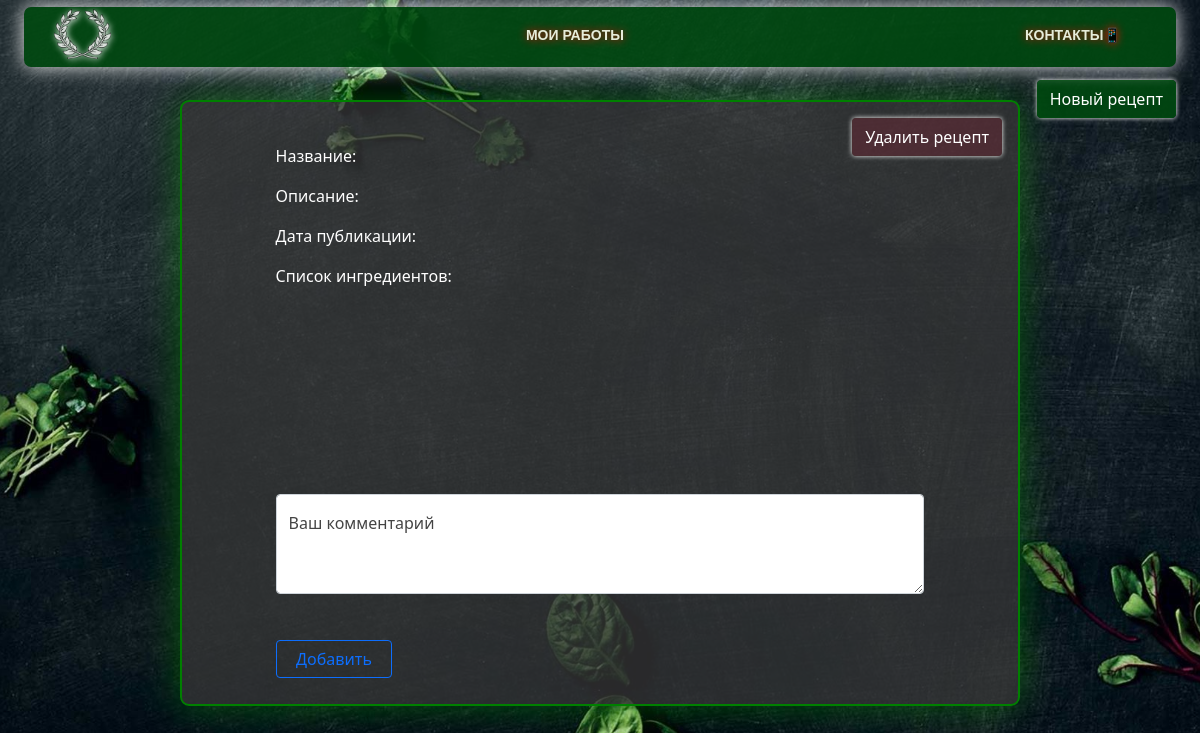
The app's page /recept/62/, older data.
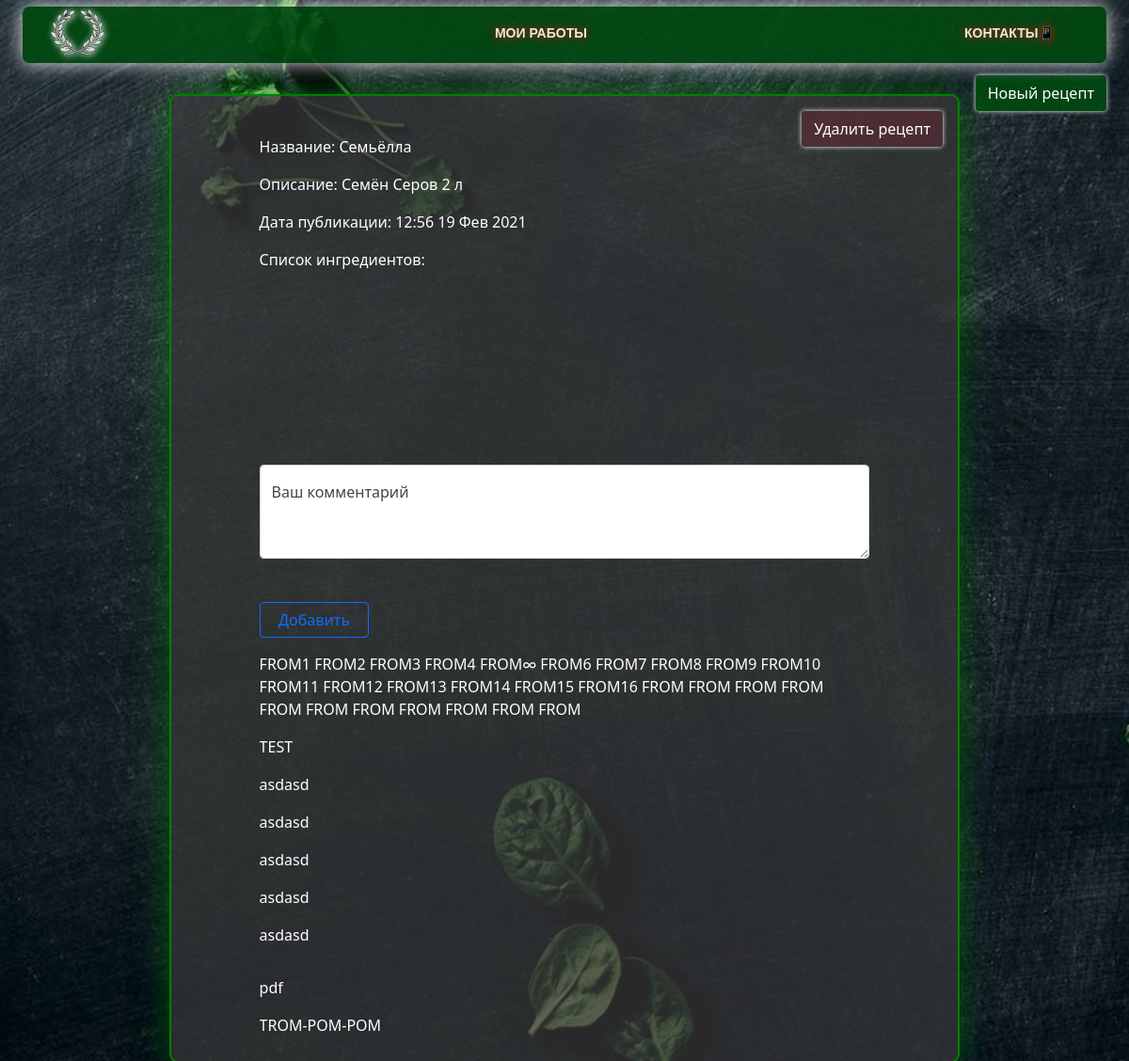
The same page, newer data.
### gluten/models.py (models this page shows, shortened)
class Recept(models.Model):
    name = models.CharField(default='',max_length=200)
    types = models.ForeignKey(Categor,default=0,on_delete=models.CASCADE)
    comp = jsonfield.JSONField(default='')
    description = models.CharField(default='',max_length=200)
    pub_date = models.DateTimeField(default=now,blank=True)
    likes = models.IntegerField(default=0)
    img = models.ImageField(upload_to ='uploads/', default='none.png')

class Comment(models.Model):
    recept = models.ForeignKey(Recept, on_delete=models.CASCADE)
    comment_text = models.CharField(default='Default',max_length=200)
    img = models.ImageField(upload_to ='uploads/Comments/', blank=True)
    pub_date = models.DateTimeField(default=now,blank=True)

### gluten/views.py (the view)
# urls.py: path('recept/<int:recept_id>/', views.CurRec, name='recept'),
def CurRec(request, recept_id):
    try:
        data =[]
        data.append(list(Recept.objects.filter(id=recept_id).values()))
        data.append(list(Text.objects.filter(recept=recept_id).values()))
        data.append(list(Comment.objects.filter(recept=recept_id).values().order_by('-pub_date')))
    except Recept.DoesNotExist:
        raise Http404("Recept does not exist")
    return render(request, 'recept.html', {'recept': data})

### templates/recept.html (shortened to what this page needs)
{% extends 'base.html' %}
{% load static %}
{% block content %}
<div id="recept">
    <button type="button" onclick="location.href = '/delete/{{ recept.0.0.id }}/'" class="btn btn-primary del_recept">
        Удалить рецепт
    </button>
    <div id="recept_block">
        <div class="recept_content">
            <p>Название: {{ recept.0.0.name }}</p>
            <p>Описание: {{ recept.0.0.description }}</p>
            <p>Дата публикации: {{recept.0.0.pub_date|time:"H:i"}} {{ recept.0.0.pub_date|date:"d M Y" }}</p>
            <p>Список ингредиентов:</p>
            <svg><use xlink:href="{% static 'like-svgrepo-com.svg' %}"></use></svg>
            <p><img src="" ></p>
        </div>
        <form action="{% url 'add_com' recept.0.0.id %}" method="post" enctype="multipart/form-data">
            <div class="mb-3">
                <div class="form-floating">
                    <textarea  name="text" class="form-control" placeholder="Leave a comment here" id="floatingTextarea2" style="height: 100px"></textarea>
                    <label style="color: #444;" for="floatingTextarea2">Ваш комментарий</label>
                </div>
                <br>
                <button type="submit" class="btn btn-outline-primary">Добавить</button>
            </div>
        </form>
        {% for item in recept.2 %}
            <div class="">
                <p class="comments_list">{{ item.comment_text }}</p>
            </div>
        {% endfor %}
    </div>
</div>
{% endblock %}

### templates/base.html (shortened to what this page needs)
{% load static %}
<!doctype html>
<html lang="ru">
  <head>
    <link rel="stylesheet" type="text/css" href="{% static 'css/style.css' %}">
            <link href="https://cdn.jsdelivr.net/npm/bootstrap@5.0.0-beta1/dist/css/bootstrap.min.css" rel="stylesheet">
  </head>
  <body class="div">
<div id="page">
    <nav id="menu1">
        <ul>
            <li>
                <a href="{% url 'index' %}" style="padding:0;">
                    <img src="{% static 'logo.png' %}" id="logo">
                </a>
            </li>
            <li style="left: 6%;"><a>Мои работы</a>
            </li>
            <li><a href="/contacts.html">Контакты📱</a>
    </nav>
    <div id="block">
        <button type="button" class="btn btn-primary btn-recept" data-bs-toggle="modal" data-bs-target="#rec_form">
        Новый рецепт
        </button>
        {% block content %}
        {% endblock %}
</div>
    </div>
   </body>
</html>

### static/css/style.css (style rules this page uses)
img#logo { min-width:57px; width:57%; -webkit-filter: drop-shadow(1px 1px 3px white ); filter: drop-shadow(1px 1px 3px white); position:absolute; top: -8px; left: 20px; }
#block .btn-recept { position: fixed; right: 2%; top: 5em; color: #fff; border-color: #004910; background-color: rgba(0, 73, 16, 0.89); box-shadow: 0 0 5px rgb(255, 255, 255); }
#recept { background-color: rgba(55, 55, 55, 0.75); border: 2px solid green; box-shadow: 0 0 38px rgba(0, 128, 0, 0.59); width: 70%; margin: 0 auto; margin-top: 3%; border-radius: 9px; position: relative; }
#recept .del_recept { position: absolute; right: 1em; top: 1em; color: #fff; border-color: #49491010; background-color: rgba(96, 41, 53, 0.61); box-shadow: 0 0 5px rgb(255, 255, 255); }
#recept #recept_block { width: 80%; margin: 0 auto; padding: 10px; padding-top: 5%; }
#recept #recept_block form button { margin-top: 22px; margin-right: auto; width: 18%; }
#recept .recept_content { color: #ffffff; }
#recept #recept_block .comments_list { -moz-hyphens: auto; -webkit-hyphens: auto; -ms-hyphens: auto; hyphenate-limit-chars: 6 3 2; overflow: scroll; max-width: 100%; }
.div { background-image: url(../Background_image.jpg); background-position: center center; background-repeat: no-repeat; background-attachment: fixed; background-size: cover; background-color: #000000; color: #fff; }
#menu1 { position:relative; display:block; width:96%; height:auto; z-index:10; position: fixed; background:rgba(0, 73, 16, 0.89); margin: 0 auto; margin-left: 2%; margin-right: 2%; border-radius: 7px; margin-top: 0.6%; }
#block { padding-top: 4em; position: relative; }
#menu1 ul { position:relative; display:block; margin:0px; padding:10px; height:auto; list-style:none; text-shadow: red 0 0 10px; opacity: .9; box-shadow:0 0 20px rgb(255, 255, 255); border-radius: 7px; }
#menu1 > ul { text-align:justify; font-size:10px; line-height:1px; }
#menu1 > ul::after { display:inline-block; width:100%; height:0px; content:" "; }
#menu1 ul li { position:relative; display:inline-block; width:auto; height:auto; vertical-align:top; text-align:left; }
#menu1 ul li a { display:block; padding:9px 45px 0px 45px; font-size:14px; font-family:Arial, sans-serif; color:#ffffef; text-shadow: red 0 0 10px; line-height:1.3em; text-decoration:none; font-weight:bold; text-transform:uppercase; height:36px; box-sizing:border-box; position: relative; }
* { box-sizing: border-box; }

Row changes from the older to the newer data that the page shows:
added Recept: name "Семьёлла", description "Семён Серов 2 л", pub_date "12:56", pub_date "19 Фев 2021"
added Comment: comment_text "FROM1 FROM2 FROM3 FROM4 FROM∞ FROM6 FROM7 FROM8 FROM9 FROM10 FROM11 FROM12 FROM13 FROM14 FROM15 FROM16 FROM FROM FROM FROM FROM FROM FROM FROM FROM FROM FROM"
added Comment: comment_text "TEST"
added Comment: comment_text "asdasd"
added Comment: comment_text "asdasd"
added Comment: comment_text "asdasd"
added Comment: comment_text "asdasd"
added Comment: comment_text "asdasd"
added Comment: comment_text "pdf"
added Comment: comment_text "TROM-POM-POM"
